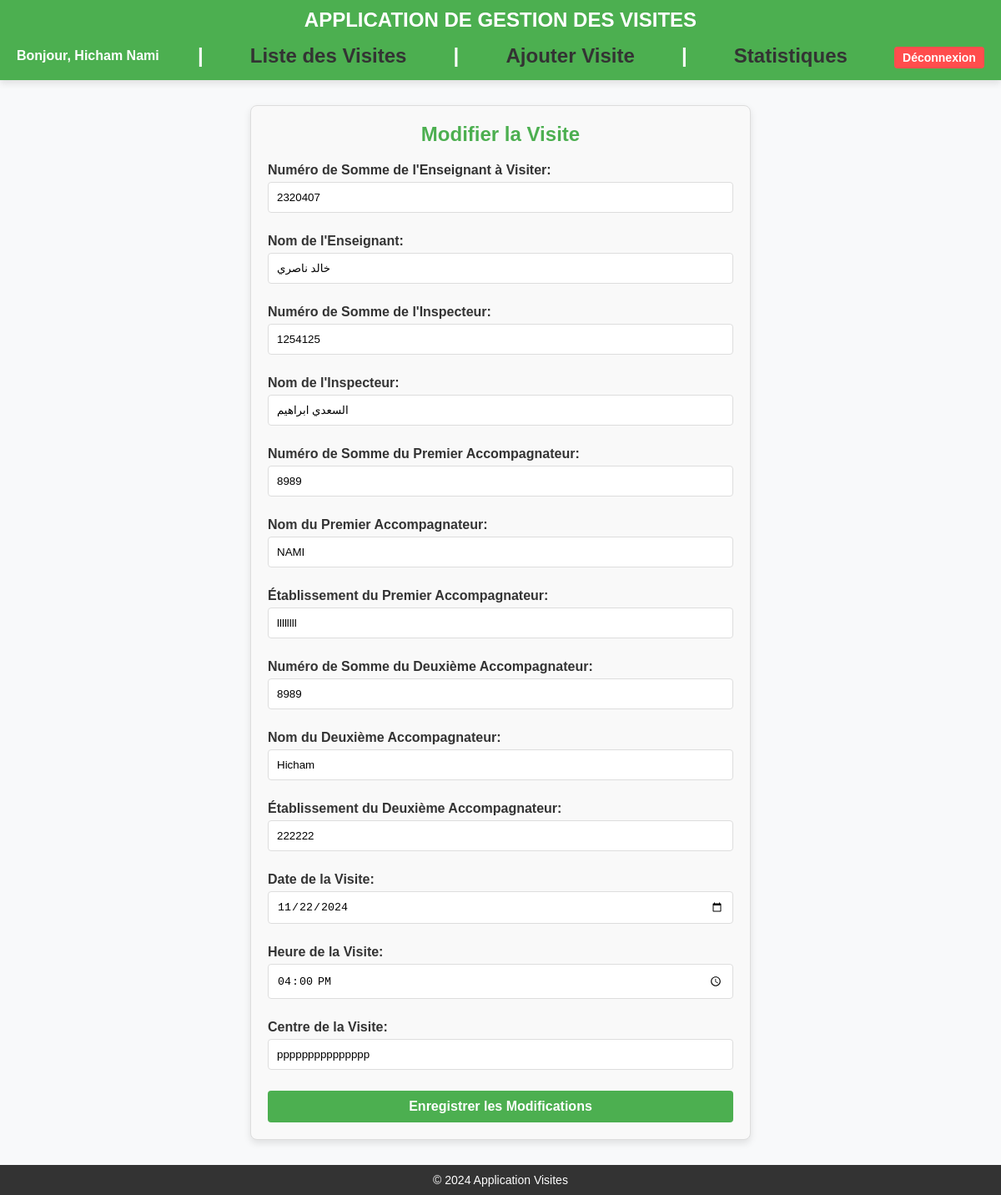
Page /modifier-visite/46/ (signed in) on the earlier database version.
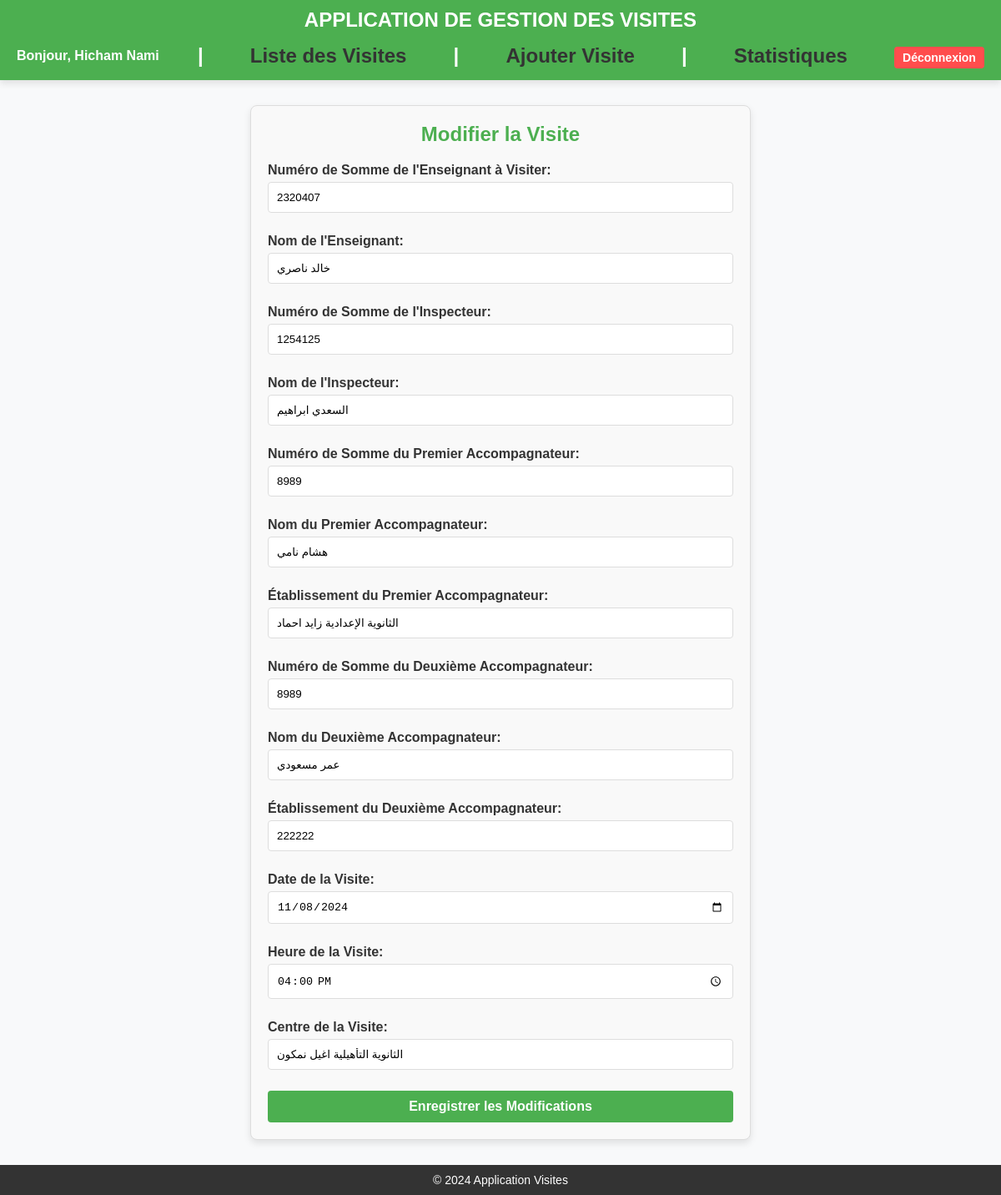
Same page on the later database version.
### inspections/models.py (models this page shows, shortened)
class Visite(models.Model):
    enseignant_visite = models.ForeignKey(Personnel, on_delete=models.CASCADE, related_name="visites")
    som_inspecteur = models.CharField(max_length=20)
    nom_inspecteur = models.CharField(max_length=100)
    som_premier_accompagnateur = models.CharField(max_length=20, blank=True, null=True)
    nom_premier_accompagnateur = models.CharField(max_length=100, blank=True, null=True)
    etab_premier_accompagnateur = models.CharField(max_length=100, blank=True, null=True)
    som_deuxieme_accompagnateur = models.CharField(max_length=20, blank=True, null=True)
    nom_deuxieme_accompagnateur = models.CharField(max_length=100, blank=True, null=True)
    etab_deuxieme_accompagnateur = models.CharField(max_length=100, blank=True, null=True)
    date_visite = models.DateField()
    heure_visite = models.TimeField()
    centre_visite = models.CharField(max_length=100)
    STATUS_CHOICES = [
        ('Programmée', 'Programmée'),
        ('Annulée', 'Annulée'),
    ]
    status = models.CharField(
        max_length=20,
        choices=STATUS_CHOICES,
        default='Programmée'
    )
    class Meta:
        permissions = [
            ("print_visite", "Can print visite"),
        ]

### inspections/views.py (the view)
# urls.py: path('modifier-visite/<int:id>/', views.modifier_visite, name='modifier_visite'),  # URL pour modifier une visite
@permission_required('inspections.change_visite', raise_exception=True)
def modifier_visite(request, id):
    visite = get_object_or_404(Visite, id=id)  # Charger la visite concernée
    if request.method == 'POST':
        form = VisiteForm(request.POST, instance=visite)
        if form.is_valid():
            form.save()  # Sauvegarder les modifications
            return redirect('liste_visites')  # Redirection après modification
    else:
        form = VisiteForm(instance=visite)
    return render(request, 'modifier_visite.html', {'form': form})

### inspections/templates/modifier_visite.html (shortened to what this page needs)
{% extends 'base.html' %}
{% block content %}
<div class="form-container">
    <h2>Modifier la Visite</h2>
    <form method="post" action="">
        {{ form.as_p }}
        <button type="submit">Enregistrer les Modifications</button>
    </form>
</div>
{% endblock %}

Differences in the rows shown:
changed Visite "السعدي ابراهيم": nom_premier_accompagnateur "NAMI" → "هشام نامي"; etab_premier_accompagnateur "llllllll" → "الثانوية الإعدادية زايد احماد"; nom_deuxieme_accompagnateur "Hicham" → "عمر مسعودي"; date_visite "11/22/2024" → "11/08/2024"; centre_visite "ppppppppppppppp" → "الثانوية التأهيلية اغيل نمكون"
